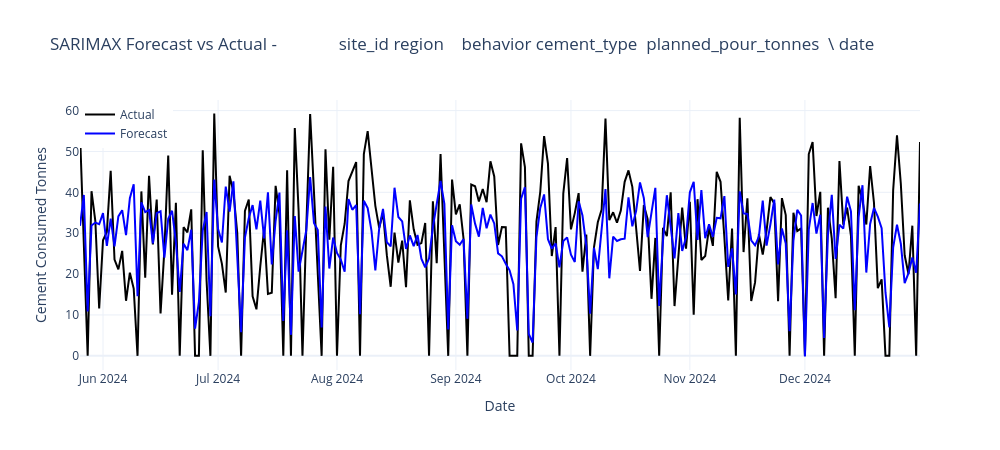

Notebook code cell kept with this figure:
### Code cell
import plotly.graph_objects as go

fig = go.Figure()

fig.add_trace(go.Scatter(
    x=y_test.index,
    y=y_test,
    mode='lines',
    name='Actual',
    line=dict(color='black')
))

fig.add_trace(go.Scatter(
    x=y_test.index,
    y=sarimax_forecast,
    mode='lines',
    name='Forecast',
    line=dict(color='blue')
))

fig.update_layout(
    title=f'SARIMAX Forecast vs Actual - {site_df}',
    xaxis_title='Date',
    yaxis_title='Cement Consumed Tonnes',
    legend=dict(x=0, y=1),
    template='plotly_white',
    width=1000,
    height=450
)

fig.show()

### Figure 1 — Plotly figure (JSON) as saved in the notebook; plotly's stock layout.template omitted (floating-point values rounded to 4 significant figures; data arrays with more than 128 entries replaced by an {"elided": "..."} marker saying what was removed)
{"data": [{"line": {"color": "black"}, "mode": "lines", "name": "Actual", "type": "scatter", "x": {"elided": "220 str values"}, "y": {"elided": "220 float values"}}, {"line": {"color": "blue"}, "mode": "lines", "name": "Forecast", "type": "scatter", "x": {"elided": "220 str values"}, "y": {"elided": "220 float values"}}], "layout": {"height": 450, "legend": {"x": 0, "y": 1}, "title": {"text": "SARIMAX Forecast vs Actual -              site_id region    behavior cement_type  planned_pour_tonnes  \\\ndate                                                                       \n2022-01-01  SITE_001  North  aggressive      CEM_II                43.18   \n2022-01-02  SITE_001  North  aggressive       CEM_I                45.26   \n2022-01-03  SITE_001  North  aggressive     CEM_III                38.69   \n2022-01-04  SITE_001  North  aggressive       CEM_I                33.16   \n2022-01-05  SITE_001  North  aggressive     CEM_III                56.88   \n...              ...    ...         ...         ...                  ...   \n2024-12-27  SITE_001  North  aggressive       CEM_I                30.74   \n2024-12-28  SITE_001  North  aggressive      CEM_II                30.27   \n2024-12-29  SITE_001  North  aggressive       CEM_I                31.84   \n2024-12-30  SITE_001  North  aggressive      CEM_II                44.84   \n2024-12-31  SITE_001  North  aggressive      CEM_II                52.31   \n\n            consumed_tonnes  opening_inventory_tonnes  deliveries_tonnes  \\\ndate                                                                       \n2022-01-01            34.54                     52.56              45.83   \n2022-01-02            45.26                     63.85              19.97   \n2022-01-03            38.69                     38.56              47.19   \n2022-01-04            33.16                     47.06              18.74   \n2022-01-05            47.04                     32.64              14.40   \n...                     ...                       ...                ...   \n2024-12-27            24.61                      0.00              24.61   \n2024-12-28            20.01                      0.00              20.01   \n2024-12-29            31.84                      0.00              34.94   \n2024-12-30             0.00                      3.10              32.37   \n2024-12-31            52.31                     35.47              22.69   \n\n            closing_inventory_tonnes  rain_mm  avg_temp_c  silo_capacity  \ndate                                                                      \n2022-01-01                     63.85     3.40       -3.10            448  \n2022-01-02                     38.56     3.23       14.28            448  \n2022-01-03                     47.06     2.64        6.40            448  \n2022-01-04                     32.64     8.25       14.23            448  \n2022-01-05                      0.00     2.69        8.97            448  \n...                              ...      ...         ...            ...  \n2024-12-27                      0.00    11.92        6.52            448  \n2024-12-28                      0.00     9.21       14.02            448  \n2024-12-29                      3.10     5.53       10.27            448  \n2024-12-30                     35.47    17.63        0.16            448  \n2024-12-31                      5.85     3.49       13.48            448  \n\n[1096 rows x 12 columns]"}, "width": 1000, "xaxis": {"title": {"text": "Date"}}, "yaxis": {"title": {"text": "Cement Consumed Tonnes"}}}}
